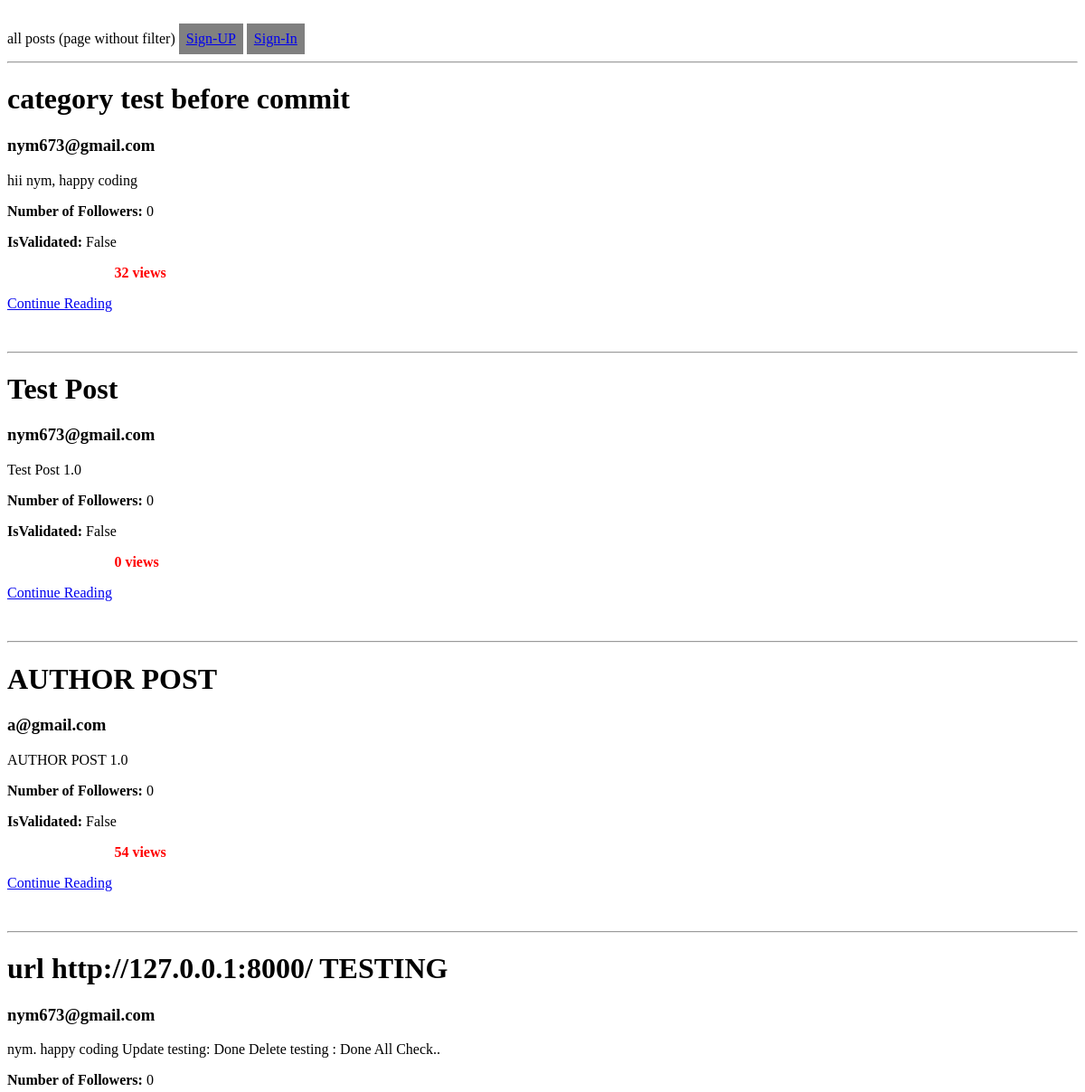
Before: / (upper part) with the older database file.
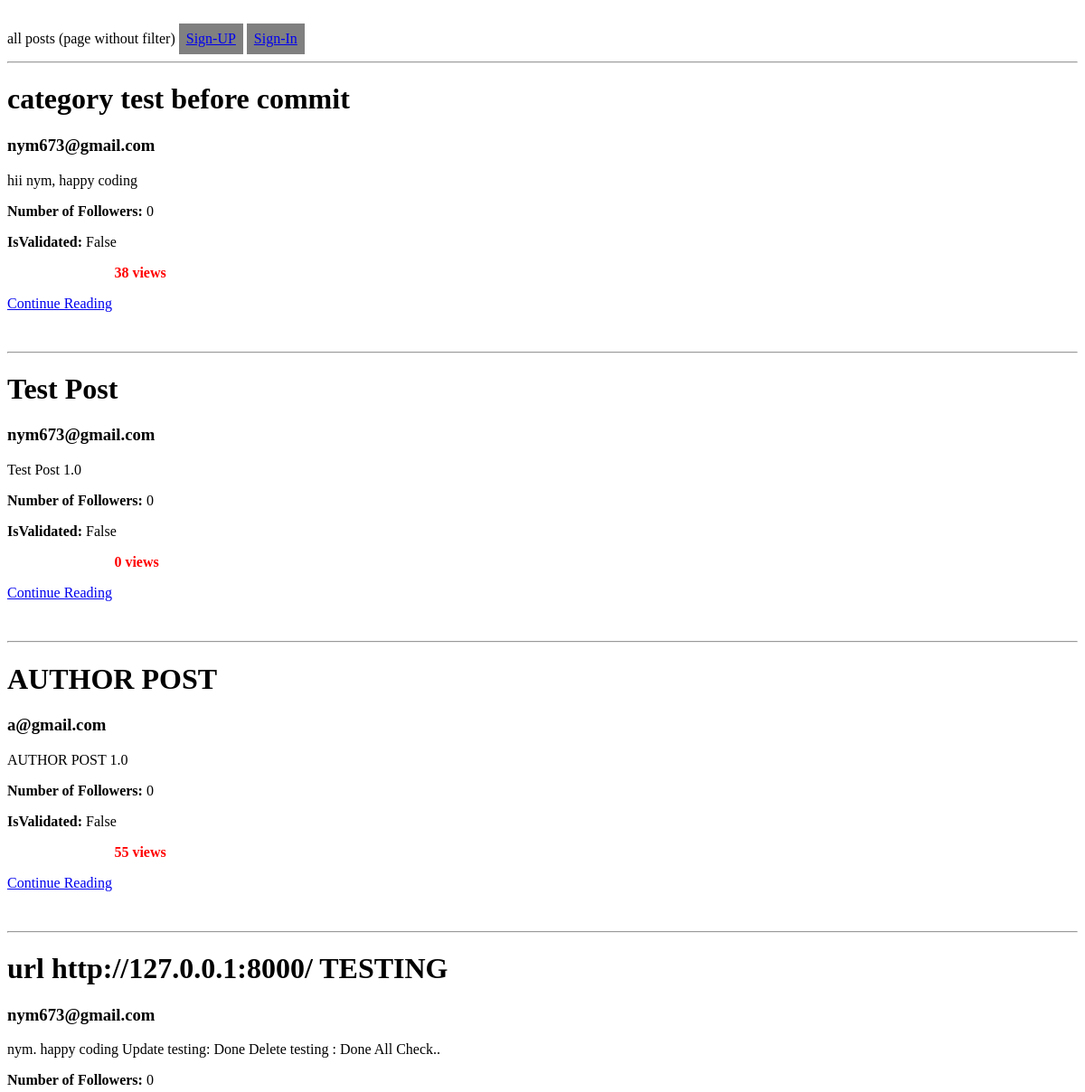
After: the same page with the newer database file.
### app/dashboard/writer/post/models.py (models this page shows)
class post(models.Model):
  User_Name = models.ForeignKey(settings.AUTH_USER_MODEL, on_delete=models.CASCADE,default= 0)
  Users_views = models.ManyToManyField(CustomUser, related_name='Users_views', default= 0)
  Category = models.CharField(max_length=100,null=True,primary_key=False)
  Title   = models.CharField(max_length=500, null=True,primary_key=False)
  Details = models.TextField()
  views = models.IntegerField(default=0)
  like = models.IntegerField(default=0)
  likes = models.ManyToManyField(CustomUser, related_name='blog_posts_likes')
  published_date = models.DateTimeField(default=timezone.now)
  def __str__(self):
    return self.Title

### app/user/models.py (models this page shows)
class CustomUser(AbstractUser):
  name = models.CharField(max_length=50)
  email = models.EmailField(max_length=100,unique=True)
  username = None
  USERNAME_FIELD = 'email'
  REQUIRED_FIELDS = []
  Category = models.CharField(max_length=50)
  created_at = models.DateTimeField(auto_now_add=True)
  updated_at = models.DateTimeField(auto_now=True)

### app/home/views.py (the view)
# urls.py: path('', views.testVIEW, name='test')
def testVIEW(request):
  posts = post.objects.all().order_by('-id')
  print(posts[0])
  details_list = []
  for i in posts:
  	details = vw.authorDetails(i.User_Name)
  	details_list.append({'followers':details[0],'isValidated':details[1]})
  required_list = zip(posts,details_list)
  return render(request, 'index.html', {'list':required_list})

### app/dashboard/writer/post/views.py (called while the page is built)
def authorDetails(user):
  print(user)
  print(mo.writerDetails.objects.all())
  follower  = None
  is_validated = None
  try:
    writer_Details = mo.writerDetails.objects.filter(User_Name = user)
    if (writer_Details):
      follower = writer_Details[0].follower
      is_validated = writer_Details[0].isValidated
      print(writer_Details)
  except mo.writerDetails.DoesNotExist:
    follower  = None
    is_validated = None
  return (follower,is_validated)

### templates/index.html (shortened to what this page needs)
<!DOCTYPE html>
<html lang="en">
<head>
</head>
<body>
  <br>
  all posts (page without filter)
  {% if user.is_authenticated %}
    <a href="{% url 'index' %}" class="btn">DashBoard</a>
    <a href="{% url 'logout' %}" class="btn">
      logout
    </a>
  {% else %}
    <a href="{% url 'register' %}" class="btn">
      Sign-UP
    </a>
    <a href="{% url 'login' %}" class="btn">
      Sign-In
    </a>
  {% endif %}
  <br>
  <hr>
  {% for post,details in list %}
    <h1>{{ post.Title }}</h1>
    <h3>{{ post.User_Name }}</h3>
    <p>{{ post.Details }}
    <p><b>Number of Followers: </b>{{ details.followers }}</p>
    <p><b>IsValidated: </b>{{details.isValidated}}</p>
    <b style="margin-left: 10%; color: red;">{{ post.views }}  views</b> </p>
    <a href="{% url 'details' post.pk %}">Continue Reading</a>
    <br><br><br>
    <hr>
  {% endfor %}
</body>
</html>

Changed rows visible on the page:
changed post "category test before commit": views "32" → "38"
changed post "AUTHOR POST": views "54" → "55"
